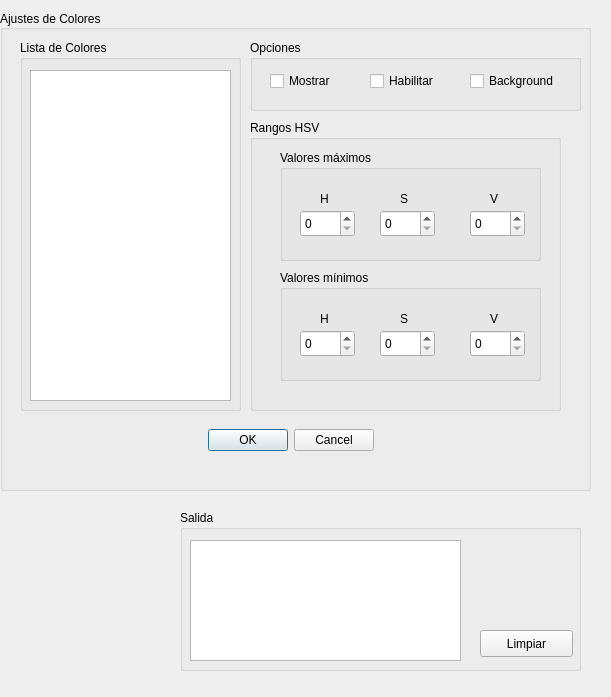
<?xml version="1.0" encoding="UTF-8"?>
<ui version="4.0">
 <class>EditColorGUI</class>
 <widget class="QWidget" name="EditColorGUI">
  <property name="geometry">
   <rect>
    <x>0</x>
    <y>0</y>
    <width>611</width>
    <height>697</height>
   </rect>
  </property>
  <property name="windowTitle">
   <string>Edición de Colores</string>
  </property>
  <widget class="QWidget" name="verticalLayoutWidget_2">
   <property name="geometry">
    <rect>
     <x>0</x>
     <y>10</y>
     <width>591</width>
     <height>481</height>
    </rect>
   </property>
   <layout class="QVBoxLayout" name="verticalLayout_2">
    <item>
     <widget class="QGroupBox" name="groupBox_2">
      <property name="title">
       <string notr="true">Ajustes de Colores</string>
      </property>
      <property name="alignment">
       <set>Qt::AlignLeading|Qt::AlignLeft|Qt::AlignVCenter</set>
      </property>
      <property name="flat">
       <bool>false</bool>
      </property>
      <property name="checkable">
       <bool>false</bool>
      </property>
      <widget class="QWidget" name="verticalLayoutWidget_4">
       <property name="geometry">
        <rect>
         <x>250</x>
         <y>110</y>
         <width>311</width>
         <height>291</height>
        </rect>
       </property>
       <layout class="QVBoxLayout" name="verticalLayout_4">
        <item>
         <widget class="QGroupBox" name="groupBox_4">
          <property name="title">
           <string>Rangos HSV</string>
          </property>
          <property name="flat">
           <bool>false</bool>
          </property>
          <widget class="QWidget" name="verticalLayoutWidget_7">
           <property name="geometry">
            <rect>
             <x>30</x>
             <y>150</y>
             <width>261</width>
             <height>111</height>
            </rect>
           </property>
           <layout class="QVBoxLayout" name="verticalLayout_6">
            <item>
             <widget class="QGroupBox" name="groupBox_6">
              <property name="title">
               <string>Valores mínimos</string>
              </property>
              <widget class="QSpinBox" name="spinBoxVmin">
               <property name="geometry">
                <rect>
                 <x>190</x>
                 <y>60</y>
                 <width>55</width>
                 <height>27</height>
                </rect>
               </property>
               <property name="maximum">
                <number>255</number>
               </property>
              </widget>
              <widget class="QSpinBox" name="spinBoxHmin">
               <property name="geometry">
                <rect>
                 <x>20</x>
                 <y>60</y>
                 <width>55</width>
                 <height>27</height>
                </rect>
               </property>
               <property name="maximum">
                <number>255</number>
               </property>
              </widget>
              <widget class="QSpinBox" name="spinBoxSmin">
               <property name="geometry">
                <rect>
                 <x>100</x>
                 <y>60</y>
                 <width>55</width>
                 <height>27</height>
                </rect>
               </property>
               <property name="maximum">
                <number>255</number>
               </property>
              </widget>
              <widget class="QLabel" name="label_2">
               <property name="geometry">
                <rect>
                 <x>40</x>
                 <y>40</y>
                 <width>21</width>
                 <height>17</height>
                </rect>
               </property>
               <property name="text">
                <string>H</string>
               </property>
              </widget>
              <widget class="QLabel" name="label_5">
               <property name="geometry">
                <rect>
                 <x>120</x>
                 <y>40</y>
                 <width>21</width>
                 <height>17</height>
                </rect>
               </property>
               <property name="text">
                <string>S</string>
               </property>
              </widget>
              <widget class="QLabel" name="label_6">
               <property name="geometry">
                <rect>
                 <x>210</x>
                 <y>40</y>
                 <width>21</width>
                 <height>17</height>
                </rect>
               </property>
               <property name="text">
                <string>V</string>
               </property>
              </widget>
             </widget>
            </item>
           </layout>
          </widget>
          <widget class="QWidget" name="verticalLayoutWidget_5">
           <property name="geometry">
            <rect>
             <x>30</x>
             <y>30</y>
             <width>261</width>
             <height>111</height>
            </rect>
           </property>
           <layout class="QVBoxLayout" name="verticalLayout_5">
            <item>
             <widget class="QGroupBox" name="groupBox_5">
              <property name="title">
               <string>Valores máximos</string>
              </property>
              <widget class="QSpinBox" name="spinBoxVmax">
               <property name="geometry">
                <rect>
                 <x>190</x>
                 <y>60</y>
                 <width>55</width>
                 <height>27</height>
                </rect>
               </property>
               <property name="maximum">
                <number>255</number>
               </property>
              </widget>
              <widget class="QSpinBox" name="spinBoxHmax">
               <property name="geometry">
                <rect>
                 <x>20</x>
                 <y>60</y>
                 <width>55</width>
                 <height>27</height>
                </rect>
               </property>
               <property name="maximum">
                <number>255</number>
               </property>
              </widget>
              <widget class="QSpinBox" name="spinBoxSmax">
               <property name="geometry">
                <rect>
                 <x>100</x>
                 <y>60</y>
                 <width>55</width>
                 <height>27</height>
                </rect>
               </property>
               <property name="maximum">
                <number>255</number>
               </property>
              </widget>
              <widget class="QLabel" name="label">
               <property name="geometry">
                <rect>
                 <x>40</x>
                 <y>40</y>
                 <width>21</width>
                 <height>17</height>
                </rect>
               </property>
               <property name="text">
                <string>H</string>
               </property>
              </widget>
              <widget class="QLabel" name="label_3">
               <property name="geometry">
                <rect>
                 <x>120</x>
                 <y>40</y>
                 <width>21</width>
                 <height>17</height>
                </rect>
               </property>
               <property name="text">
                <string>S</string>
               </property>
              </widget>
              <widget class="QLabel" name="label_4">
               <property name="geometry">
                <rect>
                 <x>210</x>
                 <y>40</y>
                 <width>21</width>
                 <height>17</height>
                </rect>
               </property>
               <property name="text">
                <string>V</string>
               </property>
              </widget>
             </widget>
            </item>
           </layout>
          </widget>
         </widget>
        </item>
       </layout>
      </widget>
      <widget class="QWidget" name="verticalLayoutWidget">
       <property name="geometry">
        <rect>
         <x>20</x>
         <y>30</y>
         <width>221</width>
         <height>371</height>
        </rect>
       </property>
       <layout class="QVBoxLayout" name="verticalLayout">
        <item>
         <widget class="QGroupBox" name="groupBox">
          <property name="title">
           <string>Lista de Colores</string>
          </property>
          <widget class="QListWidget" name="listWidgetColors">
           <property name="geometry">
            <rect>
             <x>10</x>
             <y>30</y>
             <width>201</width>
             <height>331</height>
            </rect>
           </property>
          </widget>
         </widget>
        </item>
       </layout>
      </widget>
      <widget class="QDialogButtonBox" name="buttonBox">
       <property name="geometry">
        <rect>
         <x>0</x>
         <y>410</y>
         <width>581</width>
         <height>41</height>
        </rect>
       </property>
       <property name="orientation">
        <enum>Qt::Horizontal</enum>
       </property>
       <property name="standardButtons">
        <set>QDialogButtonBox::Cancel|QDialogButtonBox::Ok</set>
       </property>
       <property name="centerButtons">
        <bool>true</bool>
       </property>
      </widget>
      <widget class="QWidget" name="verticalLayoutWidget_3">
       <property name="geometry">
        <rect>
         <x>250</x>
         <y>30</y>
         <width>331</width>
         <height>71</height>
        </rect>
       </property>
       <layout class="QVBoxLayout" name="verticalLayout_3">
        <item>
         <widget class="QGroupBox" name="groupBox_3">
          <property name="title">
           <string>Opciones</string>
          </property>
          <widget class="QCheckBox" name="checkBoxMostrar">
           <property name="geometry">
            <rect>
             <x>20</x>
             <y>30</y>
             <width>94</width>
             <height>22</height>
            </rect>
           </property>
           <property name="text">
            <string>Mostrar</string>
           </property>
           <property name="checked">
            <bool>false</bool>
           </property>
          </widget>
          <widget class="QCheckBox" name="checkBoxHabilitar">
           <property name="geometry">
            <rect>
             <x>120</x>
             <y>30</y>
             <width>94</width>
             <height>22</height>
            </rect>
           </property>
           <property name="text">
            <string>Habilitar</string>
           </property>
          </widget>
          <widget class="QCheckBox" name="checkBoxBackground">
           <property name="geometry">
            <rect>
             <x>220</x>
             <y>30</y>
             <width>111</width>
             <height>22</height>
            </rect>
           </property>
           <property name="text">
            <string>Background</string>
           </property>
          </widget>
         </widget>
        </item>
       </layout>
      </widget>
     </widget>
    </item>
   </layout>
  </widget>
  <widget class="QWidget" name="verticalLayoutWidget_8">
   <property name="geometry">
    <rect>
     <x>180</x>
     <y>510</y>
     <width>401</width>
     <height>161</height>
    </rect>
   </property>
   <layout class="QVBoxLayout" name="verticalLayout_7">
    <item>
     <widget class="QGroupBox" name="groupBox_7">
      <property name="title">
       <string>Salida</string>
      </property>
      <widget class="QListView" name="listViewSalida">
       <property name="geometry">
        <rect>
         <x>10</x>
         <y>30</y>
         <width>271</width>
         <height>121</height>
        </rect>
       </property>
      </widget>
      <widget class="QPushButton" name="pushButtonLimpiar">
       <property name="geometry">
        <rect>
         <x>300</x>
         <y>120</y>
         <width>93</width>
         <height>27</height>
        </rect>
       </property>
       <property name="text">
        <string>Limpiar</string>
       </property>
      </widget>
     </widget>
    </item>
   </layout>
  </widget>
 </widget>
 <resources>
  <include location="../../Descargas/moodalis_tango/pix/t/t.qrc"/>
 </resources>
 <connections/>
</ui>
